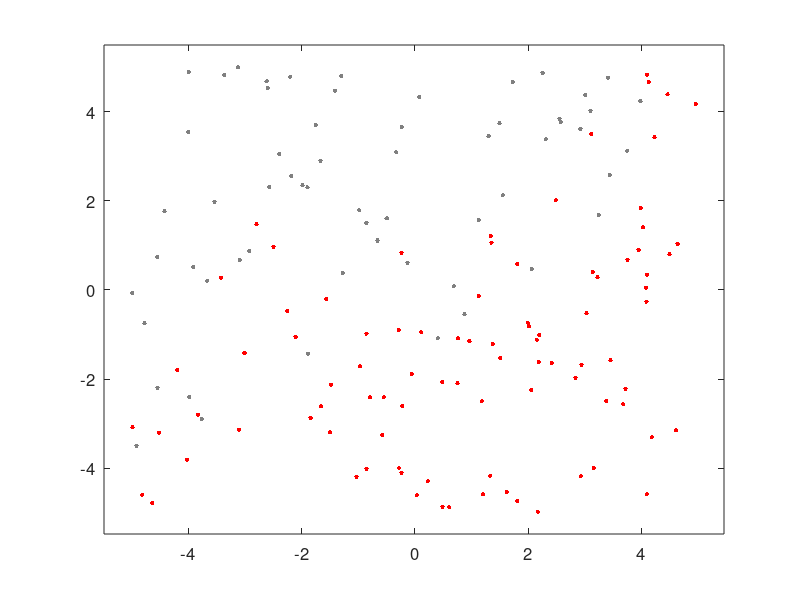

This figure's MATLAB source: (Note: this script raises an error after producing the figure.)
%-----------------------------------------------------------------
%  Exercise 13.24
%  RVM classification
%  Use SB1_Release_110 Matlab package
%      found at http://www.miketipping.com/sparsebayes.htm.
%-----------------------------------------------------------------


clc; clear; close all; format compact; format long eng;

rng('default');

% data dimension
l = 2; 

% number of data points
N = 150; 

% generate the data
x1 = 10 * rand(l,N) - 5; 
y1 = zeros(N,1);
for i = 1 : N 
    t = .05 * (x1(1,i)^3 + x1(1,i)^2 + x1(1,i) + 1);
    if t + 2*randn(1) > x1(2,i)
        y1(i) = 1 ;
    else
        y1(i) = 0 ;
    end
end

% Plot the training data 
COL_data1	= 0.5*ones(1,3);
COL_data2	= [1 0 0];
COL_boundary25	= 0.5*ones(1,3);
COL_boundary75	= 0.5*ones(1,3);
COL_rv		= 'k';
figure(1)
whitebg(1,'w')
clf
h_c1	= plot(x1(1,y1==0),x1(2,y1==0),'.','MarkerSize',10,'Color',COL_data1);
hold on
h_c2	= plot(x1(1,y1==1),x1(2,y1==1),'.','MarkerSize',10,'Color',COL_data2);
box	= 1.1*[min(x1(1,:)) max(x1(1,:)) min(x1(2,:)) max(x1(2,:))];axis(box)
set(gca,'FontSize',12)
drawnow


% Set verbosity of output (0 to 4)
setEnvironment('Diagnostic','verbosity',3);
% Set file ID to write to (1 = stdout)
setEnvironment('Diagnostic','fid',1);

kernel_	= 'gauss';
% variance of the gaussian kernel
width		= 3; 
% max iterations
maxIts	= 1000; 

% Set up initial hyperparameters - precise settings should not be critical
initAlpha	= (1/N)^2;
% Set beta to zero for classification
initBeta	= 0;
useBias	= true;
monIts		= round(maxIts/10);

% rvm classifier
[weights, used, bias, marginal, alpha, beta, gamma] = SB1_RVM(x1.',y1,initAlpha,initBeta,kernel_,width,useBias,maxIts,monIts);

% visualise the results over a grid
gsteps		= 50;
range1		= box(1):(box(2)-box(1))/(gsteps-1):box(2);
range2		= box(3):(box(4)-box(3))/(gsteps-1):box(4);
[grid1, grid2]	= meshgrid(range1,range2);
Xgrid		= [grid1(:) grid2(:)];

% Evaluate RVM
PHI		= SB1_KernelFunction(Xgrid,x1(:,used).',kernel_,width);
y_grid		= PHI*weights + bias;

% apply sigmoid for probabilities
p_grid		= 1./(1+exp(-y_grid)); 

% show decision boundary (p=0.5) and illustrate p=0.25 and 0.75
[~,h05]		= contour(range1,range2,reshape(p_grid,size(grid1)),[0.5],'-');
set(h05, 'Color',COL_rv,'LineWidth',1);

% show relevance vectors
h_rv	= plot(x1(1,used),x1(2,used),'o','LineWidth',2,'MarkerSize',10, 'Color','k');

hold off

